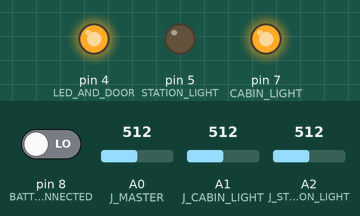
Recording of a sketch running on a simulated Arduino Uno, built with avr-gcc and run on an emulated ATmega328P. On the bench: output pins drawn as LEDs (lit = HIGH). Inputs (shaded band) come from the test bench; at power-on: A0 (J_MASTER) = 512, A2 (J_STATION_LIGHT) = 512, A1 (J_CABIN_LIGHT) = 512, pin 8 (BATTERY_CONNECTED) LOW.

Above: at 3.2 s.
3.3 s: A0 (J_MASTER) set to 491
At 4.5 s:
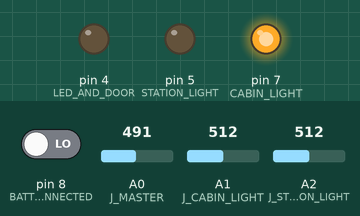
4.8 s: A2 (J_STATION_LIGHT) set to 493
At 5.7 s:
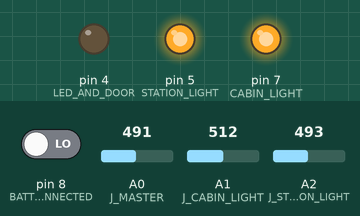
6.3 s: A1 (J_CABIN_LIGHT) set to 489
At 6.9 s:
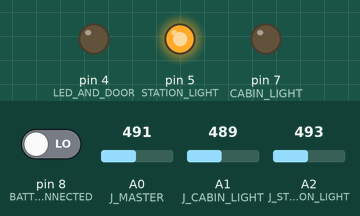
7.8 s: A0 (J_MASTER) set to 510
At 9.0 s:
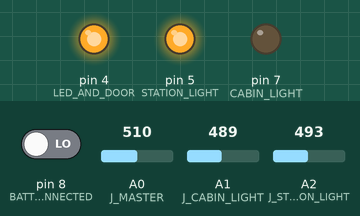
9.3 s: A2 (J_STATION_LIGHT) set to 510
At 10.4 s:
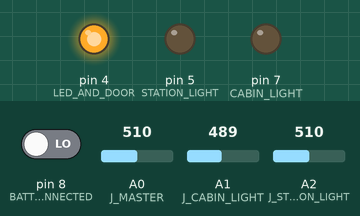
10.8 s: A2 (J_STATION_LIGHT) set to 490
At 11.5 s:
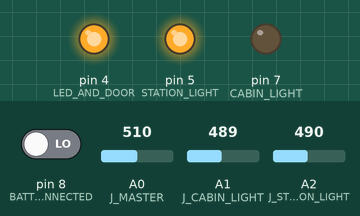
Timing chart, 0 to 13.3 s (numbered marks = the images above; inputs shaded):
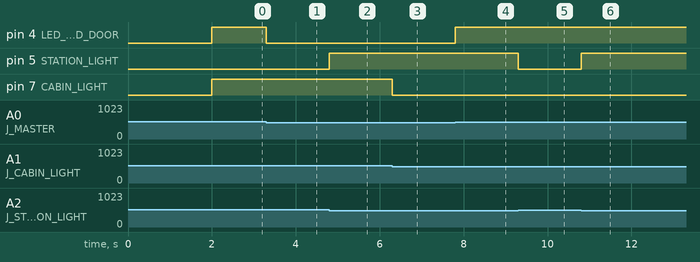

Measured:
- the behaviour switches between 501 and 500 on A0 (J_MASTER) (found by bisection; images 0 and 1)
- the behaviour switches between 501 and 500 on A2 (J_STATION_LIGHT) (found by bisection; images 1 and 2)
- the behaviour switches between 501 and 500 on A1 (J_CABIN_LIGHT) (found by bisection; images 2 and 3)
- after the input at 3.3 s, pin 4 (LED_AND_DOOR): HIGH → LOW at once
- after the input at 4.8 s, pin 5 (STATION_LIGHT): LOW → HIGH at once
- after the input at 6.3 s, pin 7 (CABIN_LIGHT): HIGH → LOW at once
- after the input at 7.8 s, pin 4 (LED_AND_DOOR): LOW → HIGH at once
- after the input at 9.3 s, pin 5 (STATION_LIGHT): HIGH → LOW at once
- after the input at 10.8 s, pin 5 (STATION_LIGHT): LOW → HIGH at once

The sketch:

space_1_Airlock.ino
```cpp
int J_MASTER = A0;
int J_CABIN_LIGHT = A1;
int J_STATION_LIGHT = A2;
//int JOPEN = A3;
//int DOOR = 2;
//int MAGNET = 3;
int LED_AND_DOOR = 4;
int STATION_LIGHT = 5;
int BATTERY_CONNECTED = 8;
int CABIN_LIGHT = 7;

void setup() {

  delay(1000);
  pinMode(J_MASTER, INPUT);
  pinMode(J_CABIN_LIGHT, INPUT);
  pinMode(J_STATION_LIGHT, INPUT);
  //pinMode(J_OPEN, INPUT);
  pinMode(BATTERY_CONNECTED, INPUT); //high=battery installed, light=white

  //pinMode(DOOR, OUTPUT);
  //pinMode(MAGNET, OUTPUT);
  pinMode(LED_AND_DOOR, OUTPUT);
  pinMode(STATION_LIGHT, OUTPUT);
  pinMode(CABIN_LIGHT, OUTPUT);
  delay(1000);

}

void loop() {

  if (analogRead(J_MASTER) > 500) {
    digitalWrite(LED_AND_DOOR, HIGH);  //switch on red led, close door
    // digitalWrite(DOOR, HIGH);
  } else {
    digitalWrite(LED_AND_DOOR, LOW);  //switch on green led, close door
  }

  if ((analogRead(J_STATION_LIGHT) > 500) || (digitalRead(BATTERY_CONNECTED) == HIGH)) {
    digitalWrite(STATION_LIGHT, LOW); //white
  } else {
    digitalWrite(STATION_LIGHT, HIGH); //red
  }

  if (analogRead(J_CABIN_LIGHT) > 500) {
    digitalWrite(CABIN_LIGHT, HIGH);
  } else {
    digitalWrite(CABIN_LIGHT, LOW);
  }

  /*
    if (analogRead(JOPEN) > 500) {// not in use
    digitalWrite(MAGNET, HIGH);
    }

  */

}
```
